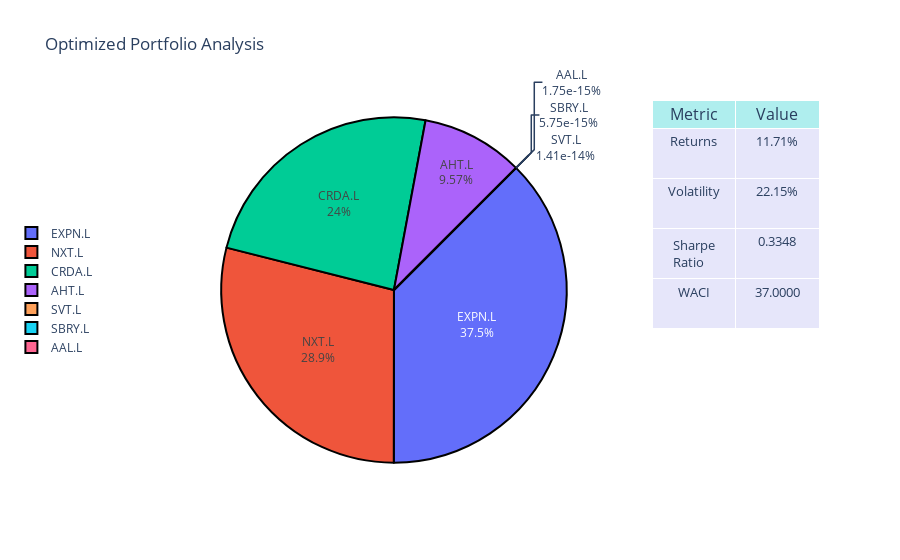

Here is the notebook cell this chart was saved with:
### Code cell
# Extract the asset names and their weights
assets = optimized_df.columns[4:]
weights = optimized_df.iloc[0, 4:].values

# Filter out assets with zero weights
non_zero_weights = [(asset, weight) for asset, weight in zip(assets, weights) if weight > 0]
non_zero_assets, non_zero_weights = zip(*non_zero_weights)

# Extract portfolio metrics
metrics = {
    'Returns': optimized_df['Returns'].values[0],
    'Volatility': optimized_df['Volatility'].values[0],
    'Sharpe Ratio': optimized_df['Sharpe Ratio'].values[0],
    'WACI': optimized_df['WACI'].values[0]
}

# Create subplots: 1 row, 2 columns
fig = make_subplots(
    rows=1, cols=2,
    column_widths=[0.7, 0.3],
    specs=[[{"type": "pie"}, {"type": "table"}]]
)

# Add pie chart for asset weights
fig.add_trace(go.Pie(
    labels=non_zero_assets,
    values=non_zero_weights,
    textinfo='label+percent',
    hoverinfo='label+percent+value'
), row=1, col=1)

# Move the legend to the left
fig.update_traces(marker=dict(line=dict(color='#000000', width=2)), 
                  textfont_size=12, pull=[0.1, 0, 0, 0, 0], 
                  rotation=45, direction='clockwise', 
                  showlegend=True)
fig.update_layout(
    title_text='Optimized Portfolio Analysis',
    template='plotly_white',
    legend=dict(x=-0.3, y=0.5)  # Move legend to the left
)

# Add table for portfolio metrics
fig.add_trace(go.Table(
    header=dict(values=['Metric', 'Value'],
                fill_color='paleturquoise',
                align='center',
                font=dict(size=16)),
    cells=dict(values=[list(metrics.keys()), 
                       [f'{v:.2%}' if i in [0, 1] else f'{v:.4f}' for i, v in enumerate(metrics.values())]],
               fill_color='lavender',
               align='center',
               font=dict(size=13),
               height=50))
, row=1, col=2)

# Update layout
fig.update_layout(
    title_text='Optimized Portfolio Analysis',
    template='plotly_white'
)

# Show the plot
fig.show()

### Figure 1 — Plotly figure (JSON) as saved in the notebook; plotly's stock layout.template omitted (floating-point values rounded to 4 significant figures)
{"data": [{"direction": "clockwise", "domain": {"x": [0, 0.63], "y": [0, 1]}, "hoverinfo": "label+percent+value", "labels": ["SVT.L", "EXPN.L", "SBRY.L", "AAL.L", "CRDA.L", "AHT.L", "NXT.L"], "marker": {"line": {"color": "#000000", "width": 2}}, "pull": [0.1, 0, 0, 0, 0], "rotation": 45, "showlegend": true, "textfont": {"size": 12}, "textinfo": "label+percent", "type": "pie", "values": [1.405e-16, 0.3751, 5.746e-17, 1.746e-17, 0.2399, 0.09565, 0.2893]}, {"cells": {"align": "center", "fill": {"color": "lavender"}, "font": {"size": 13}, "height": 50, "values": [["Returns", "Volatility", "Sharpe Ratio", "WACI"], ["11.71%", "22.15%", "0.3348", "37.0000"]]}, "domain": {"x": [0.73, 1], "y": [0, 1]}, "header": {"align": "center", "fill": {"color": "paleturquoise"}, "font": {"size": 16}, "values": ["Metric", "Value"]}, "type": "table"}], "layout": {"legend": {"x": -0.3, "y": 0.5}, "title": {"text": "Optimized Portfolio Analysis"}}}
